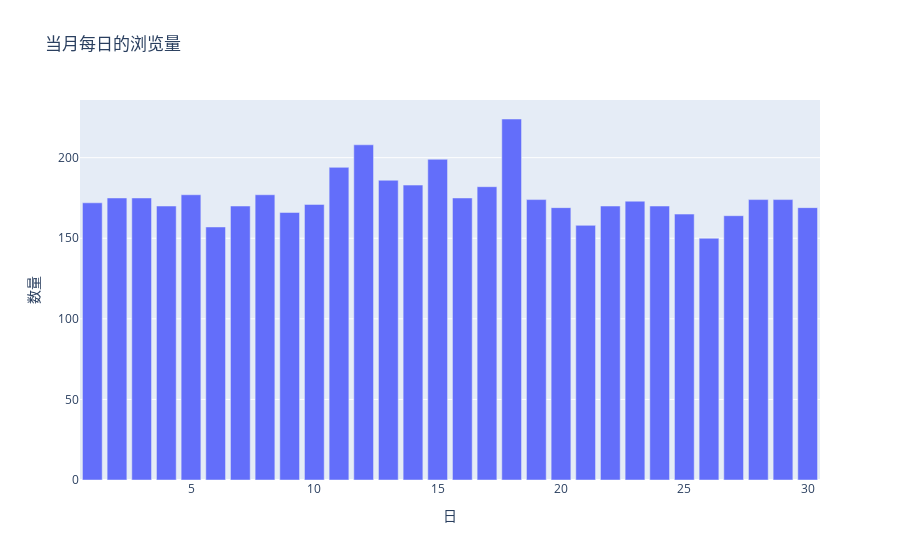

This figure's notebook cell:
### Markdown cell above
### 柱状图分析 
2014-11-18至2014-12-18 浏览量、加购物车量、购买量、收藏量等分析

参考：https://plotly.com/python/plotly-express/#distributions

### Code cell
import plotly_express as px
### 以月的第n天为统计单位，依次显示第n天网站 浏览、收藏、加车、卖出 的商品的个数
# 包括浏览、收藏、加购物车、购买，对应取值分别是1、2、3、4）
#########################################################################
#浏览量分析
c = db.cursor()
c.execute("select count(distinct uid), day(visit_date) from user_action where behavior_type='1' group by day(visit_date);")
rows = c.fetchall()
data = list(rows)

colums = ['num', 'day']
df1 = pd.DataFrame(data=data, columns=colums)
fig = px.bar(x=df1.day, y=df1.num,title='当月每日的浏览量', labels={'x':'日', 'y':'数量'})
fig.show()

### Figure 1 — Plotly figure (JSON) as saved in the notebook; plotly's stock layout.template omitted (floating-point values rounded to 4 significant figures)
{"data": [{"alignmentgroup": "True", "hovertemplate": "日=%{x}<br>数量=%{y}<extra></extra>", "legendgroup": "", "marker": {"color": "#636efa"}, "name": "", "offsetgroup": "", "orientation": "v", "showlegend": false, "textposition": "auto", "type": "bar", "x": [1, 2, 3, 4, 5, 6, 7, 8, 9, 10, 11, 12, 13, 14, 15, 16, 17, 18, 19, 20, 21, 22, 23, 24, 25, 26, 27, 28, 29, 30], "xaxis": "x", "y": [172, 175, 175, 170, 177, 157, 170, 177, 166, 171, 194, 208, 186, 183, 199, 175, 182, 224, 174, 169, 158, 170, 173, 170, 165, 150, 164, 174, 174, 169], "yaxis": "y"}], "layout": {"barmode": "relative", "legend": {"tracegroupgap": 0}, "title": {"text": "当月每日的浏览量"}, "xaxis": {"anchor": "y", "domain": [0, 1], "title": {"text": "日"}}, "yaxis": {"anchor": "x", "domain": [0, 1], "title": {"text": "数量"}}}}
